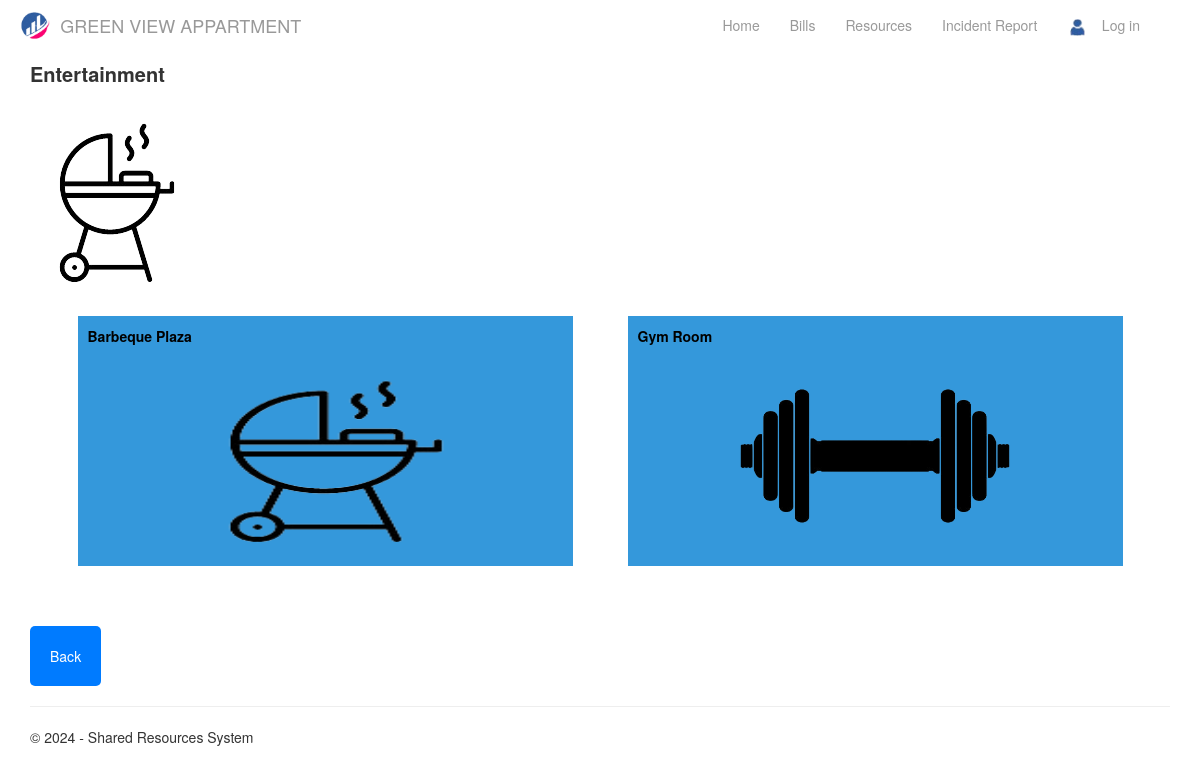
Screenshot of /resources_entertainment with the database file from the repository.
### app/models.py (models this page shows, shortened)
class Resource(models.Model):
    resource_name = models.CharField(max_length=255)
    resource_id = models.CharField(max_length=255, unique=True)
    resource_image = models.ImageField(null=True, blank=True, upload_to = 'resource_images/')
    RESOURCE_TYPES=[('Sports','Sports'),('Learning','Learning'),('Entertainment','Entertainment')]
    resource_type = models.CharField(max_length=255, choices=RESOURCE_TYPES)
    RESOURCE_STATUSES = [('Available', 'Available'), ('Unavailable', 'Unavailable'), ('Maintenance', 'Maintenance')]
    resource_status = models.CharField(max_length=100, choices=RESOURCE_STATUSES)
    resource_capacity = models.IntegerField()
    TIME_SLOTS = [
        ('10:00', '10:00'),
        ('11:00', '11:00'),
        ('12:00', '12:00'),
        ('13:00', '13:00'),
        ('14:00', '14:00'),
        ('15:00', '15:00'),
        ('16:00', '16:00'),
        ('17:00', '17:00'),
        ('18:00', '18:00'),
        ('19:00', '19:00'),
        ('20:00', '20:00'),
        ('21:00', '21:00'),
    ]

### app/views.py (the view)
# urls.py: re_path(r'^resources_entertainment$', views.resources_entertainment, name='resources_entertainment'),
def resources_entertainment(request):
    resources = Resource.objects.filter(resource_type='Entertainment').order_by('resource_id')
    assert isinstance(request, HttpRequest)
    return render(
        request,
        'app/resources_entertainment.html',
        {
            'title':'Entertainmnet',
            'resources': resources,
            'year':datetime.now().year,
            'date_now': datetime.now().date,
        }
    )

### app/templates/app/resources_entertainment.html
{% extends "app/user_layout.html" %}
{% block content %}
{%load static%}
<div class="entertainment">
    <p style="margin-top: 10px; font-weight:bold; font-size:20px">Entertainment</p>
    <img src='{%static "app/image/entertainment.png" %}' alt="entertainment icon">
</div>
<div class="css_container">
    {% for resource in resources %}
        {% if resource.resource_status == "Available"%}
            <div class="{% cycle 'left-block' 'right-block' %}">
                <a href="{% url 'resources_booking' id=resource.resource_id date=date_now %}">
                    <p class="title_resources">{{ resource.resource_name }}</p>
                    {% if resource.resource_image %}
                    <img src="{{ resource.resource_image.url }}" alt="Resource Image">
                    {% else %}
                    <p>No image available</p>
                    {% endif %}
                </a>
            </div>
        {% endif %}
    {% endfor %}
</div>
<div class="input-group">
    <button class="btn btn-secondary" onclick="goBack()">Back</button>
</div>
{% endblock %}

### app/static/app/content/site.css (style rules this page uses)
body { padding-top: 50px; padding-bottom: 20px; }

### app/static/app/content/css.css (style rules this page uses)
a { text-decoration: none; }
.left-block, .right-block { flex: 0 0 45%; box-sizing: border-box; background-color: #3498db; color: #fff; padding: 10px; margin-bottom: 20px; margin-left: auto; margin-right: auto; }
.left-block img, .right-block img { height: 150px; width: 250px; display: block; margin: 0 auto; }
.input-group { margin-top: 10px; }
.btn { display: inline-block; padding: 20px; background-color: #007bff; color: #fff; text-decoration: none; border: none; border-radius: 5px; cursor: pointer; transition: background-color 0.3s ease; }
.css_container { display: flex; flex-wrap: wrap; justify-content: space-between; align-items: center; box-sizing: border-box; color: #fff; padding: 20px; margin-bottom: 20px; margin-left: auto; margin-right: auto; }
.css_container img { height: 200px; width: 300px; }
.title_resources { color: black; font-weight: bold; }

### rows the page displays
Resource: resource_name "Barbeque Plaza", resource_image (picture)
Resource: resource_name "Gym Room", resource_image (picture)
